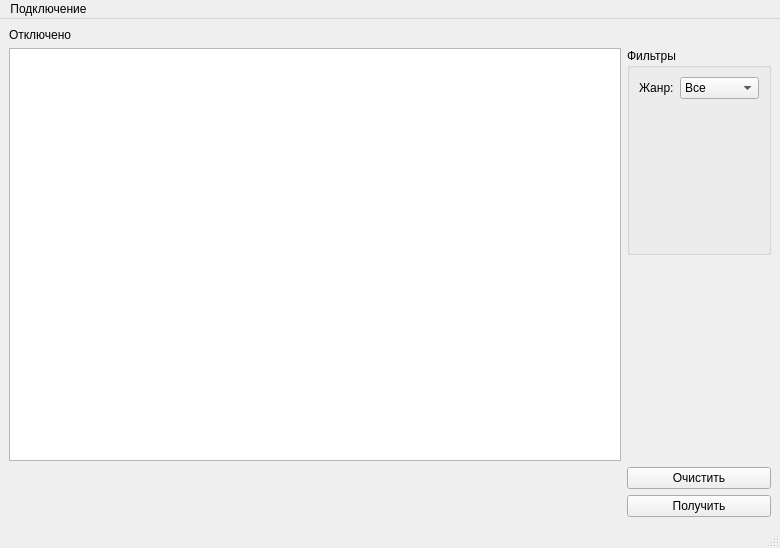
<?xml version="1.0" encoding="UTF-8"?>
<ui version="4.0">
 <class>MainWindow</class>
 <widget class="QMainWindow" name="MainWindow">
  <property name="geometry">
   <rect>
    <x>0</x>
    <y>0</y>
    <width>780</width>
    <height>548</height>
   </rect>
  </property>
  <property name="sizePolicy">
   <sizepolicy hsizetype="Preferred" vsizetype="Expanding">
    <horstretch>0</horstretch>
    <verstretch>0</verstretch>
   </sizepolicy>
  </property>
  <property name="windowTitle">
   <string>MainWindow</string>
  </property>
  <widget class="QWidget" name="centralwidget">
   <layout class="QGridLayout" name="gridLayout">
    <item row="1" column="1">
     <widget class="QGroupBox" name="gb_filters">
      <property name="sizePolicy">
       <sizepolicy hsizetype="Preferred" vsizetype="Minimum">
        <horstretch>0</horstretch>
        <verstretch>0</verstretch>
       </sizepolicy>
      </property>
      <property name="title">
       <string>Фильтры</string>
      </property>
      <layout class="QFormLayout" name="formLayout">
       <item row="0" column="0">
        <widget class="QLabel" name="lb_category">
         <property name="text">
          <string>Жанр:</string>
         </property>
        </widget>
       </item>
       <item row="0" column="1">
        <widget class="QComboBox" name="cb_category">
         <item>
          <property name="text">
           <string>Все</string>
          </property>
         </item>
         <item>
          <property name="text">
           <string>Комедия</string>
          </property>
         </item>
         <item>
          <property name="text">
           <string>Ужасы</string>
          </property>
         </item>
        </widget>
       </item>
      </layout>
     </widget>
    </item>
    <item row="2" column="1">
     <spacer name="verticalSpacer">
      <property name="orientation">
       <enum>Qt::Vertical</enum>
      </property>
      <property name="sizeType">
       <enum>QSizePolicy::Minimum</enum>
      </property>
      <property name="sizeHint" stdset="0">
       <size>
        <width>20</width>
        <height>40</height>
       </size>
      </property>
     </spacer>
    </item>
    <item row="4" column="1">
     <widget class="QPushButton" name="pb_request">
      <property name="sizePolicy">
       <sizepolicy hsizetype="Minimum" vsizetype="Maximum">
        <horstretch>0</horstretch>
        <verstretch>0</verstretch>
       </sizepolicy>
      </property>
      <property name="text">
       <string>Получить</string>
      </property>
     </widget>
    </item>
    <item row="0" column="0">
     <widget class="QLabel" name="lb_statusConnect">
      <property name="sizePolicy">
       <sizepolicy hsizetype="Preferred" vsizetype="Maximum">
        <horstretch>0</horstretch>
        <verstretch>0</verstretch>
       </sizepolicy>
      </property>
      <property name="text">
       <string>Отключено</string>
      </property>
     </widget>
    </item>
    <item row="3" column="1">
     <widget class="QPushButton" name="pb_clear">
      <property name="sizePolicy">
       <sizepolicy hsizetype="Minimum" vsizetype="Maximum">
        <horstretch>0</horstretch>
        <verstretch>0</verstretch>
       </sizepolicy>
      </property>
      <property name="text">
       <string>Очистить</string>
      </property>
     </widget>
    </item>
    <item row="1" column="0" rowspan="2">
     <widget class="QTableView" name="tv_ableView"/>
    </item>
   </layout>
  </widget>
  <widget class="QMenuBar" name="menubar">
   <property name="geometry">
    <rect>
     <x>0</x>
     <y>0</y>
     <width>780</width>
     <height>22</height>
    </rect>
   </property>
   <widget class="QMenu" name="menu">
    <property name="title">
     <string>Подключение</string>
    </property>
    <addaction name="act_addData"/>
    <addaction name="separator"/>
    <addaction name="act_connect"/>
   </widget>
   <addaction name="menu"/>
  </widget>
  <widget class="QStatusBar" name="statusbar"/>
  <action name="act_connect">
   <property name="text">
    <string>Подключиться</string>
   </property>
  </action>
  <action name="act_addData">
   <property name="text">
    <string>Ввести данные</string>
   </property>
  </action>
 </widget>
 <resources/>
 <connections/>
</ui>
